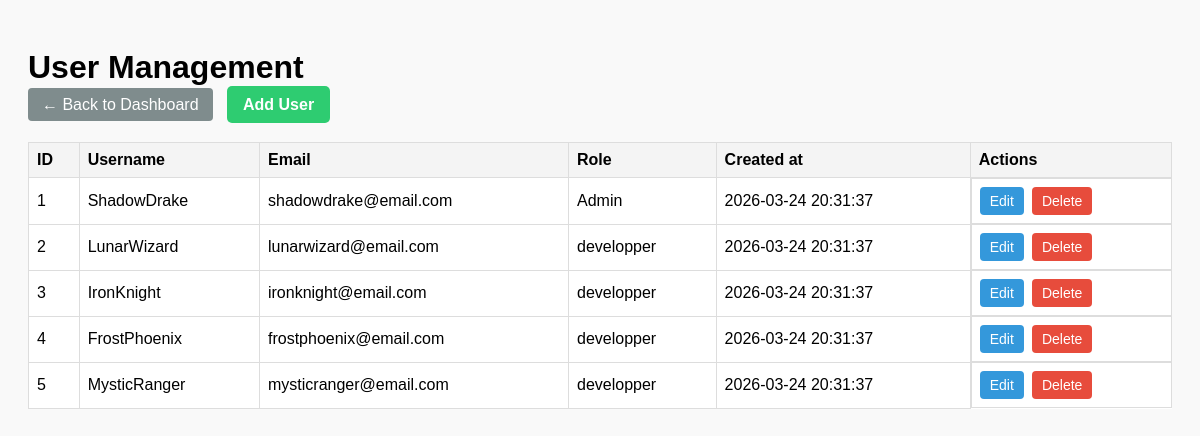
Before: /admin/users.php (signed in) with the older database file.
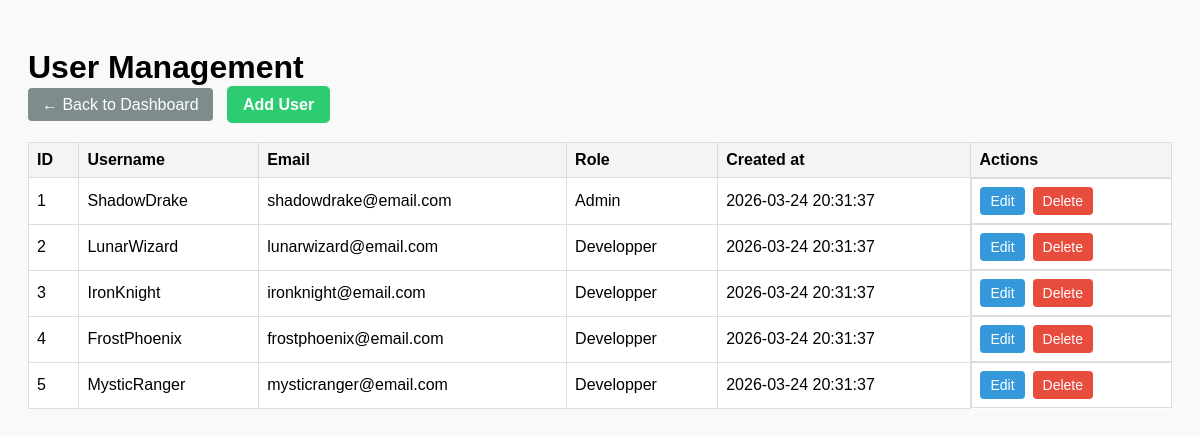
After: the same page with the newer database file.
### tables this page shows
CREATE TABLE IF NOT EXISTS users (
id INT AUTO_INCREMENT PRIMARY KEY,
username VARCHAR(100) NOT NULL,
email VARCHAR(100) NOT NULL,
password VARCHAR(200) NOT NULL,
his_role ENUM('Admin','Developper') DEFAULT 'Developper',
created_at TIMESTAMP DEFAULT CURRENT_TIMESTAMP
);

### admin/users.php (the view, shortened to what this page needs)
<?php
require '../auth/db.php';
$users = $pdo->query("SELECT * FROM users")
->fetchAll(PDO::FETCH_ASSOC);
?>
<!DOCTYPE html>
<html>
<head>
<link rel="stylesheet" href="../assets/css/style.css">
<link rel="stylesheet" href="../assets/css/style.php">
</head>
<body>
<h1>User Management</h1>
<a href="../index.php" class="btn-back">← Back to Dashboard</a>
<a href="add_user.php" class="btn-add">Add User</a>
<br><br>
<table>
<tr>
<th>ID</th>
<th>Username</th>
<th>Email</th>
<th>Role</th>
<th>Created at</th>
<th>Actions</th>
</tr>
<?php foreach($users as $u): ?>
<tr>
<td><?= $u['id'] ?></td>
<td><?= htmlspecialchars($u['username']) ?></td>
<td><?= htmlspecialchars($u['email']) ?></td>
<td><?= htmlspecialchars($u['his_role']) ?></td>
<td><?= htmlspecialchars($u['created_at']) ?></td>
<td class="actions">
<a href="edit_user.php?id=<?= $u['id'] ?>" class="btn-edit">
Edit
</a>
<a href="delete_user.php?id=<?= $u['id'] ?>"
class="btn-delete"
onclick="return confirm('Delete this user?')">
Delete
</a>
</td>
</tr>
<?php endforeach; ?>
</table>
</body>
</html>

### Assets/css/style.css (style rules this page uses)
body { font-family: Arial, sans-serif; padding: 20px; background: #f9f9f9; }
h1 { margin-bottom: 10px; }
.btn-add { background: #2ecc71; color: white; padding: 10px 16px; text-decoration: none; border-radius: 5px; font-weight: bold; }
table { width: 100%; border-collapse: collapse; margin-top: 10px; background: white; }
table th, table td { border: 1px solid #ddd; padding: 8px; text-align: left; }
table th { background: #f4f4f4; cursor: pointer; }
.actions { display: flex; gap: 8px; }
.btn-edit { background: #3498db; color: white; padding: 6px 10px; text-decoration: none; border-radius: 4px; font-size: 14px; }
.btn-delete { background: #e74c3c; color: white; padding: 6px 10px; text-decoration: none; border-radius: 4px; font-size: 14px; }
.btn-back { background:#7f8c8d; color:white; padding:8px 14px; text-decoration:none; border-radius:4px; margin-right:10px; }

Changed rows visible on the page:
changed users "LunarWizard": his_role "developper" → "Developper"
changed users "IronKnight": his_role "developper" → "Developper"
changed users "FrostPhoenix": his_role "developper" → "Developper"
changed users "MysticRanger": his_role "developper" → "Developper"
